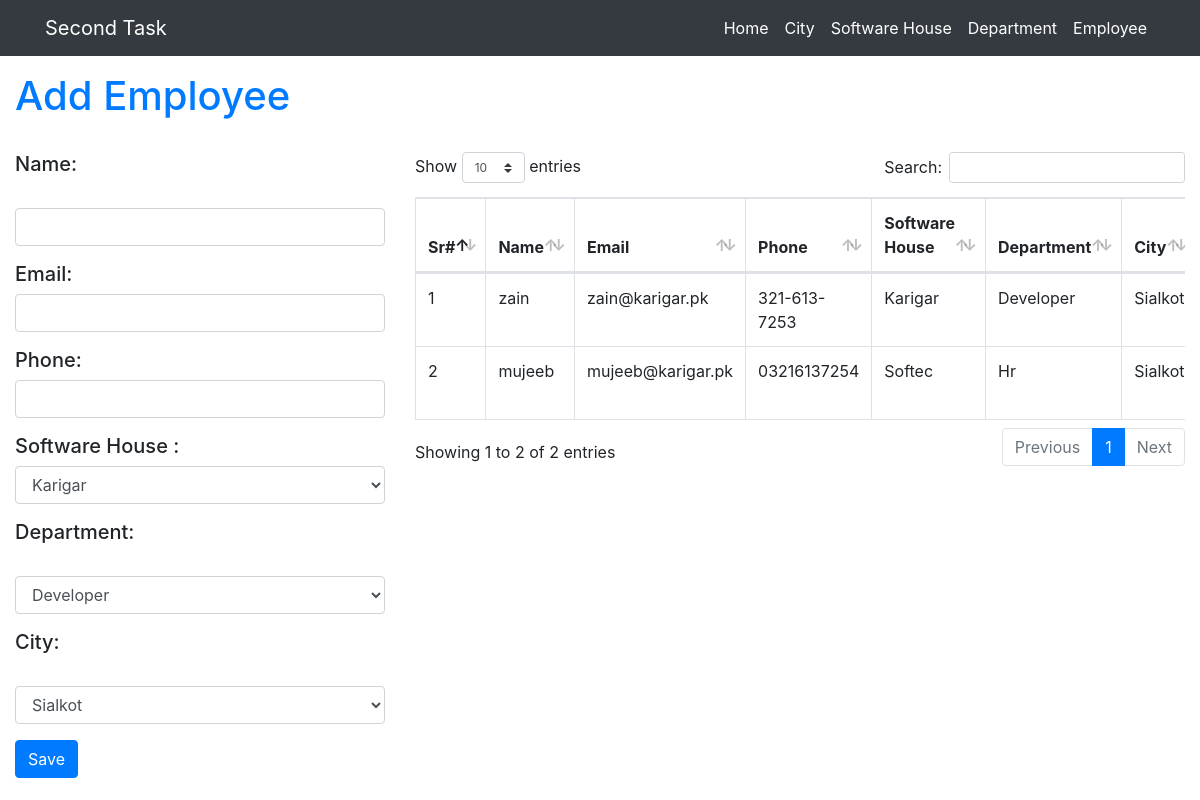
Page /employee.php on the committed database.
### tables this page shows
CREATE TABLE `employees` (
  `id` int(11) NOT NULL,
  `Employee_Name` varchar(255) NOT NULL,
  `Employee_Email` varchar(255) NOT NULL,
  `Employee_Phone` varchar(255) NOT NULL,
  `department_id` int(11) NOT NULL,
  `software_house_id` int(11) NOT NULL,
  `city_id` int(11) NOT NULL
);

CREATE TABLE `software_house` (
  `id` int(11) NOT NULL,
  `software_house_Name` varchar(255) NOT NULL,
  `Email` varchar(255) NOT NULL,
  `Phone` varchar(255) NOT NULL
);

CREATE TABLE `departments` (
  `id` int(11) NOT NULL,
  `department_name` varchar(255) NOT NULL
);

CREATE TABLE `city` (
  `id` int(11) NOT NULL,
  `Name` varchar(255) NOT NULL
);

### function.php (called while the page is built, shortened)
<?php
include_once 'config.php';
function select($table,$array){
	try{
			global $con;
				$columns=implode(',', array_keys($array));
				$value= implode(',',$array);
				$sql="SELECT *from `$table`";
				if ($value==-1) {
					$sql=$sql;
				}else{
					$sql=$sql." WHERE {$columns}={$value}";
				}
				$result=array();
				$qry_run=$con->query($sql);
				if ($qry_run->rowCount()>0) {
					while ($row=$qry_run->fetch(PDO::FETCH_ASSOC)) {
						$result[]=$row;
					}
					return $result;
				}
	}catch(PDOException $e){
		echo $e->getMassage();
	}
}
?>

### employee.php (the view, shortened to what this page needs)
<?php
include_once 'include/header.php';
$table='software_house';
$id="-1";
$columns=array(
'id'=>$id
);
$soft_hse=select($table,$columns);
$table='departments';
$id="-1";
$columns=array(
'id'=>$id
);
$dpt=select($table,$columns);
$table='city';
$id="-1";
$columns=array(
'id'=>$id
);
$city=select($table,$columns);
			?>
		<?php
	if (isset($_GET['edit_id']) && isset($_GET['s_id']) && isset($_GET['d_id']) && isset($_GET['c_id']))  {
			$id=$_GET['edit_id'];
			$table='employees';
			$columns=array(
				'id'=>$id
			);
		$result=select($table,$columns);
		if ($result>0) {
			foreach ($result as $rows) {
			$name=$rows['Employee_Name'];
			$email=$rows['Employee_Email'];
			$phone=$rows['Employee_Phone'];
			}
		}
	$s_id=$_GET['s_id'];
	$d_id=$_GET['d_id'];
	$c_id=$_GET['c_id'];
	$submit_name="employee_edit";
	$value="Edit";
	$hidden="hidden";
	$heading="Edit Employee";
	?>
	<?php
	}else{
		$name="";
		$email="";
		$phone="";
		$s_id="";
		$d_id="";
		$c_id="";
		$submit_name="employee_submit";
		$value="Save";
		$heading="Add Employee";
	}
			?>
	<div class="container-fluid">
	<?php include_once 'include/navigation.php'?><br><br><br>
	<h1 class="text-primary"><?php echo $heading;?></h1><br>
	<div class="row ">
	<div class="col-md-4">
	<form action="" method="POST">
	<div class="form-group">
	<h5 id="name">Name:</h5><br>
	<input id="name" class="form-control" type="text" name="employee_name" value="<?php echo $_POST['employee_name'] ?? $name;?>">
	</div>
	<div class="form-group">
	<h5 id="email">Email:</h5>
	<input id="email" class="form-control"  type="text" name="employee_mail" value="<?php echo $_POST['employee_mail'] ?? $email;?>">
	</div>
	<div class="form-group">
	<h5 id="phone">Phone:</h5>
	<input class="form-control" id="phone" type="text" name="employee_phone" value="<?php echo $_POST['employee_phone'] ?? $phone?>">
		</div>
		<div class="form-group">
		<h5 id="sf">Software House :</h5>
		<select class="form-control" id="sf" name="softwarehouse_name">
			<?php
			if ($soft_hse>0) {
				foreach ($soft_hse as $row) {
					?>
					<option value="<?php echo $row['id']?>" <?php
					if ($row['id']==$s_id) {
								echo "selected";
							}
						?>>
						<?php echo $row['software_house_Name']?></option>
							<?php
							}
				}
				?>
			</select>
			</div>
				<div class="form-group">
				<h5 id="dpt">Department:</h5><br>
				<select class="form-control" id="dpt" name="department_name">
				<?php
				if ($dpt>0) {
					foreach ($dpt as $row) {
					?>
				<option value="<?php echo $row['id']?>"  <?php
				if ($row['id']==$d_id) {
					echo "selected";
				}
				?>><?php echo $row['department_name']?></option>
				<?php
				}
					}
				?>
				</select>
				</div>
				<div class="form-group">
				<h5 id="city">City:</h5><br>
				<select class="form-control" id="city" name="city_name">
				<?php
				if ($city>0) {
					foreach($city as $row){
					?>
					<option value="<?php echo $row['id']?>"  <?php
				if ($row['id']==$c_id) {
					echo "selected";
				}
				?>><?php echo $row['Name']?></option>
				<?php
				}
					}
				?>
			</select>
			</div>
			<div class="form-group">
			<input class=" btn btn-primary" type="submit"
			name="<?php echo $submit_name?>" value="<?php echo $value?>">
			</div>
			</form>
			</div>
			<div class="col-md-8">
			<div class="table-responsive">
			<?php
			$employee="SELECT  e.id As employee_id,e.Employee_Name,e.Employee_Email,
			e.Employee_Phone,s.id As softwarehouse_id,
			s.software_house_Name,d.id As department_id,
			d.department_name,c.id As city_id,c.Name
			FROM employees e
			LEFT JOIN software_house s ON e.software_house_id=s.id
			LEFT JOIN departments d ON e.department_id=d.id
			LEFT JOIN city c ON e.city_id=c.id";
			$employee_qry=$con->query($employee);
			$result=$employee_qry->rowCount();
			if ($result>0) {
				echo "<table id='table' class='table table-bordered table-hover'>
				<thead>
				<tr>
				<th>Sr#</th>
				<th>Name</th>
				<th>Email</th>
				<th>Phone</th>
				<th>Software House</th>
				<th>Department</th>
				<th>City</th>
				<th>Edit</th>
				<th>Delete</th>
				</tr>
				</thead>
				<tbody>";
					if ($employee_qry) {
						$i=0;
				while ($row=$employee_qry->fetch(PDO::FETCH_ASSOC)) {
					$i=$i+1;
			echo "<tr>";
			echo "<td>$i</td>";
			echo "<td>{$row['Employee_Name']}</td>";
			echo "<td>{$row['Employee_Email']}</td>";
			echo "<td>{$row['Employee_Phone']}</td>";
			echo "<td>{$row['software_house_Name']}</td>";
			echo "<td>{$row['department_name']}</td>";
			echo "<td>{$row['Name']}</td>";
			echo "</tr>";
				}
			}
			}
			?>
				</tbody>
				</table>
				</div>
			</div>
			</div>
		</div>
		<?php
include_once 'include/footer.php';
?>

### include/header.php (shortened to what this page needs)
<?php
include_once 'function.php';
?>
<!DOCTYPE html>
<html lang="en">
<head>
  <link rel="stylesheet" type="text/css" href="css/bootstrap.min.css">
  <link href="font-awesome/css/font-awesome.min.css" rel="stylesheet" type="text/css">
  <link href="style/styles.css" rel="stylesheet" type="text/css">
 <link rel="stylesheet" type="text/css" href="DataTables/css/dataTables.bootstrap4.min.css">
</head>
<body>

### include/navigation.php (shortened to what this page needs)
<nav class="navbar navbar-expand-sm fixed-top navbar-dark bg-dark">
    <div class="container">
     <a href="home" class="navbar-brand">Second Task</a>
        <div class="collapse navbar-collapse " id="targetdiv">
            <ul class="navbar-nav text-center ml-auto">
            <li class="nav-item">
                <a href="home" class="nav-link text-white" >Home</a>
            </li>
            <li class="nav-item">
                <a href="city" class="nav-link text-white">City</a>
            </li>
            <li class="nav-item">
            <a href="Software-House" class="nav-link text-white">Software House</a>
            </li>
            <li class="nav-item">
                <a href="Departments" class="nav-link text-white">Department</a>
            </li>
            <li class="nav-item">
                <a href="Employees" class="nav-link text-white">Employee</a>
            </li>
            </ul>
        </div>
    </div>
</nav>

### include/footer.php (shortened to what this page needs)
        <footer>
            <div class="row" >
                <div class="col-lg-12">
                </div>
            </div>
        </footer>
</body>
</html>

### rows in the picture
employees: Employee_Name "zain", Employee_Email "zain@karigar.pk", Employee_Phone "321-613-7253", software_house.software_house_Name "Karigar", department.department_name "Developer", city.Name "Sialkot"
employees: Employee_Name "mujeeb", Employee_Email "mujeeb@karigar.pk", Employee_Phone "03216137254", software_house.software_house_Name "Softec", department.department_name "Hr", city.Name "Sialkot"

### other values in the picture
$heading "Add Employee"
form field softwarehouse_name "Karigar"
form field department_name "Developer"
form field city_name "Sialkot"
